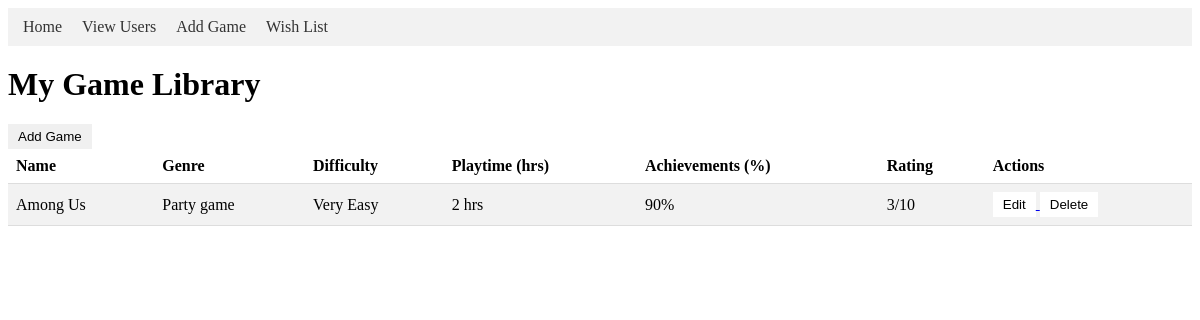
The page / on the database its author committed.
### tables this page shows
CREATE TABLE UserGame (
       UGID INTEGER PRIMARY KEY AUTOINCREMENT,
       UG_GameID INTEGER,
       Difficulty STRING,
       Playtime INTEGER,
       Achievements TEXT,
       Rating INTEGER,
       Date_Added DATE,
       FOREIGN KEY (UG_GameID) REFERENCES Game (GameID)
   );

CREATE TABLE Game (
       GameID INTEGER PRIMARY KEY AUTOINCREMENT,
       Game_Name TEXT,
       Game_Genre TEXT,  
       Game_Developer TEXT,
       Game_Release_Date TEXT,
       Game_Platform TEXT,
       Game_Price REAL
   );

### run.py (the view)
@app.route('/')
def home():
   conn = sqlite3.connect('CS4750Project.db')
   c = conn.cursor()
   c.execute("""
       SELECT
           UserGame.UGID,
           Game.Game_Name,
           Game.Game_Genre,
           UserGame.Difficulty,
           UserGame.Playtime,
           UserGame.Achievements,
           UserGame.Rating
       FROM UserGame
       JOIN Game ON UserGame.UG_GameID = Game.GameID
       ORDER BY UserGame.Date_Added DESC
   """)
   games = c.fetchall()
   conn.close()
   return render_template('landingPage.html', games=games)

### templates/landingPage.html (shortened to what this page needs)
<!DOCTYPE html>
<html>
<head>
</head>
<body>
    {% include 'navbar.html' %}
    <h1>My Game Library</h1>
    <a href="{{ url_for('add_game') }}">
        <button class="new-game-button">Add Game</button>
    </a>
    <table>
        <tr>
            <th>Name</th>
            <th>Genre</th>
            <th>Difficulty</th>
            <th>Playtime (hrs)</th>
            <th>Achievements (%)</th>
            <th>Rating</th>
            <th>Actions</th>
        </tr>
        {% for game in games %}
        <tr>
            <td>{{ game[1] }}</td>
            <td>{{ game[2] }}</td>
            <td>{{ game[3] }}</td>
            <td>{{ game[4] }} hrs</td>
            <td>{{ game[5] }}%</td>
            <td>{{ game[6] }}/10</td>
            <td>
                <a href="{{ url_for('edit_game', game_id=game[0]) }}">
                    <button class="edit-button">Edit</button>
                </a>
                <a href="{{ url_for('confirm_delete', game_id=game[0]) }}">
                    <button class="confirm-delete-button">Delete</button>
                </a>
            </td>
        </tr>
        {% endfor %}
    </table>
</body>
</html>

### templates/landingPage.html (style rules this page uses)
.new-game-button { padding: 5px 10px; background-color: #f0f0f0; border: none; cursor: pointer; }
.edit-button, .confirm-delete-button, .details-button { padding: 5px 10px; background-color: white; border: none; cursor: pointer; }
table { border-collapse: collapse; width: 100%; }
th, td { text-align: left; padding: 8px; border-bottom: 1px solid #ddd; }
tr:nth-child(even) { background-color: #f2f2f2; }
h1 { margin-top: 20px; }

### rows shown on the page
UserGame: Game_Name "Among Us", Game_Genre "Party game", Difficulty "Very Easy", Playtime "2", Achievements "90", Rating "3"
